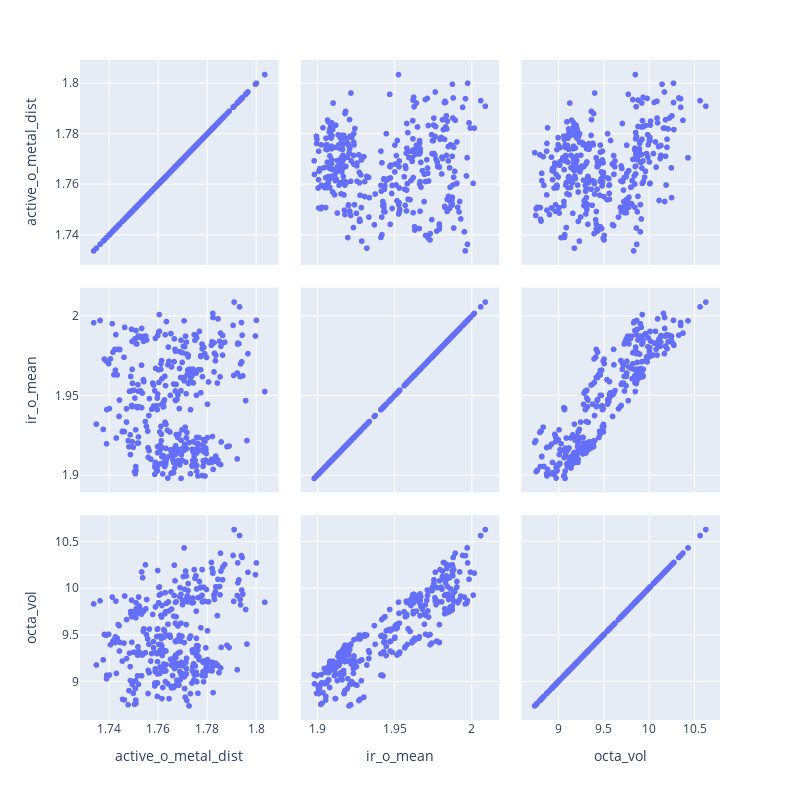

Here is the notebook cell this chart was saved with:
### Code cell
fig

### Figure 1 — Plotly figure (JSON) as saved in the notebook; plotly's stock layout.template omitted (floating-point values rounded to 4 significant figures; data arrays with more than 128 entries replaced by an {"elided": "..."} marker saying what was removed)
{"data": [{"dimensions": [{"axis": {"matches": true}, "label": "active_o_metal_dist", "values": {"elided": "366 float values"}}, {"axis": {"matches": true}, "label": "ir_o_mean", "values": {"elided": "366 float values"}}, {"axis": {"matches": true}, "label": "octa_vol", "values": {"elided": "366 float values"}}], "hovertemplate": "%{xaxis.title.text}=%{x}<br>%{yaxis.title.text}=%{y}<extra></extra>", "legendgroup": "", "marker": {"color": "#636efa", "symbol": "circle"}, "name": "", "showlegend": false, "type": "splom"}], "layout": {"dragmode": "select", "height": 800, "legend": {"tracegroupgap": 0}, "margin": {"t": 60}, "width": 800, "xaxis": {"autorange": true, "range": [1.728, 1.809], "type": "linear"}, "xaxis2": {"autorange": true, "range": [1.889, 2.018], "type": "linear"}, "xaxis3": {"autorange": true, "range": [8.588, 10.78], "type": "linear"}, "yaxis": {"autorange": true, "range": [1.728, 1.809], "type": "linear"}, "yaxis2": {"autorange": true, "range": [1.889, 2.018], "type": "linear"}, "yaxis3": {"autorange": true, "range": [8.588, 10.78], "type": "linear"}}}
